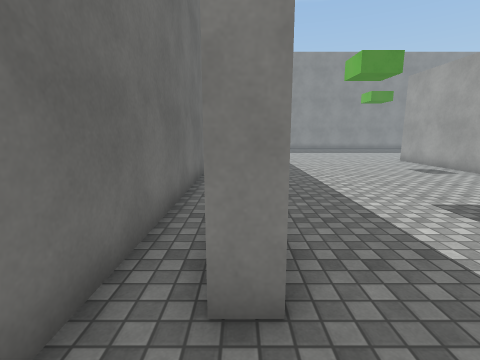
[1] (above)

23 first-person views from a walk through a scene from a Unity 3-D project. The camera is 1.5 m above the floor, tilts 10° down and sees 85° across. The floor is counted in squares, 1 m on a side. Each view is taken from the middle of a square. On the plan, view 1 faces up. The plan holds only what a view shows up to about 14 squares ahead; the rest is blank. The place goes on beyond the plan. The player is left out. Surface patterns are stand-ins for the level's own textures.

[2]
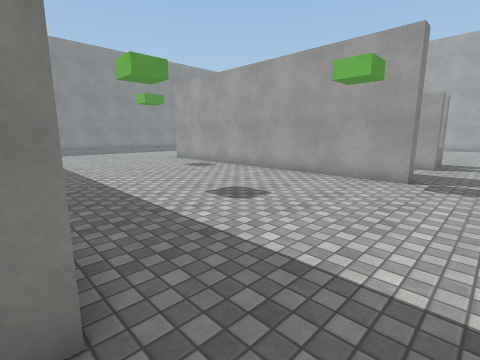

[3]
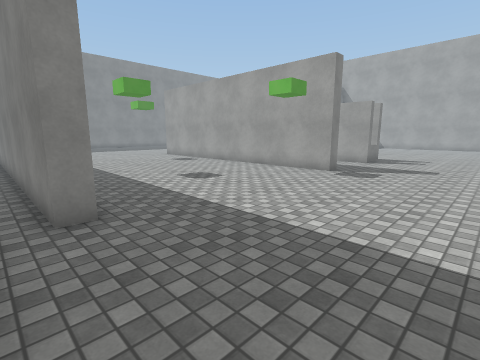

[4]
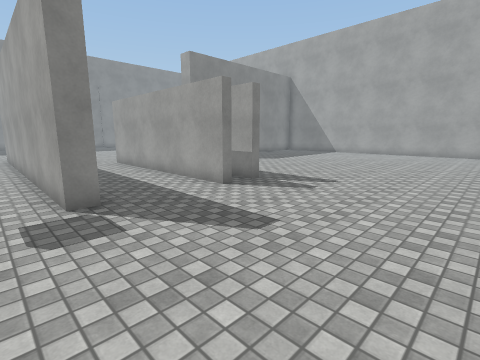

[5]
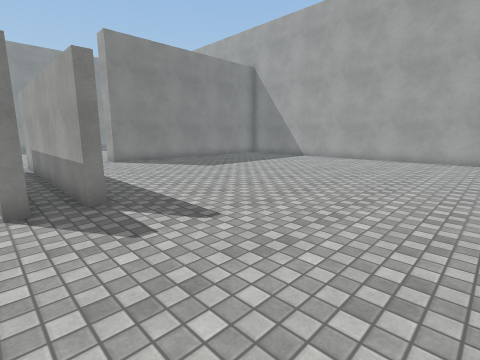

[6]
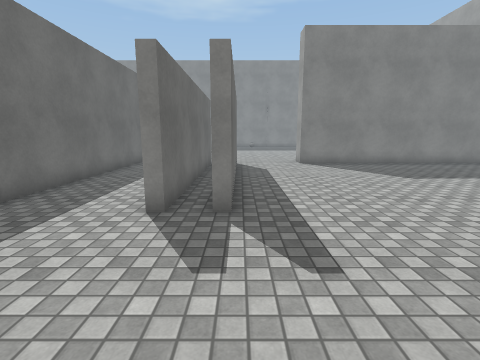

[7]
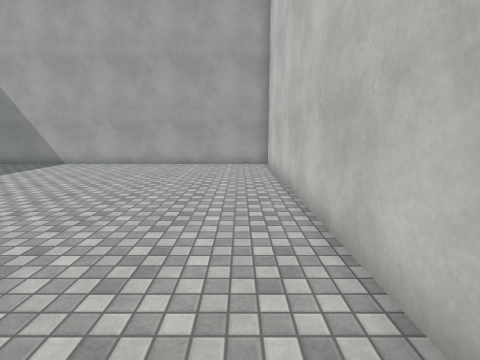

[8]
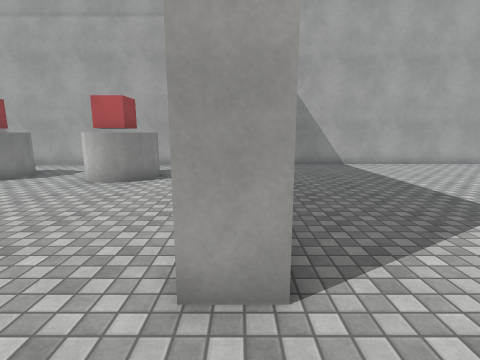

[9]
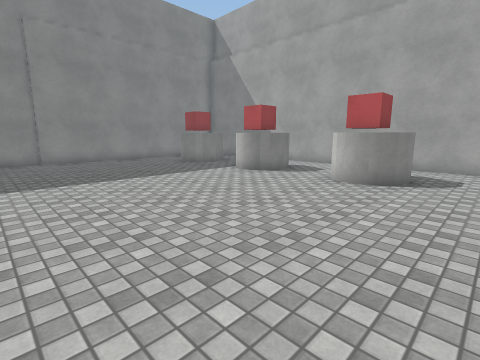

[10]
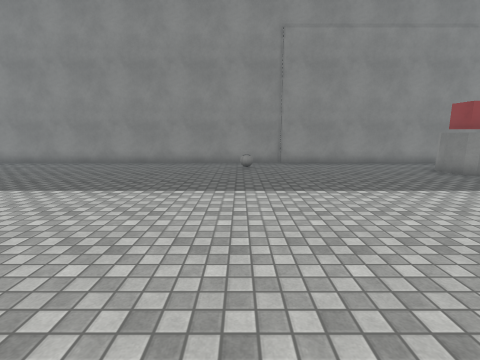

[11]
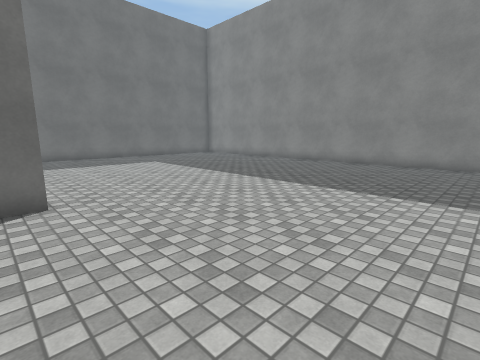

[12]
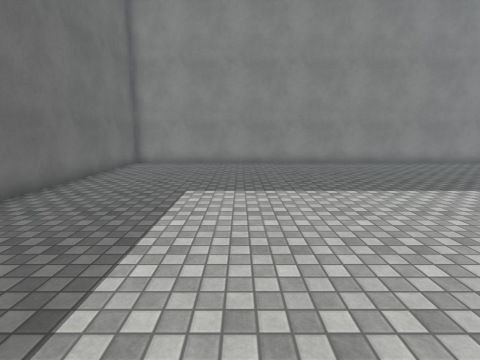

[13]
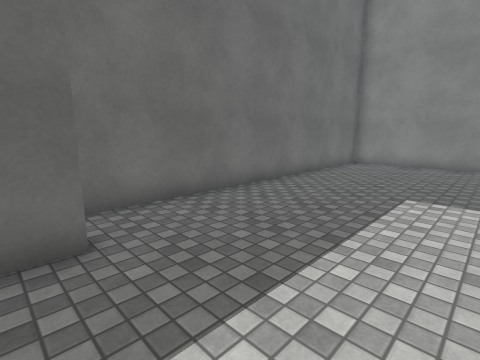

[14]
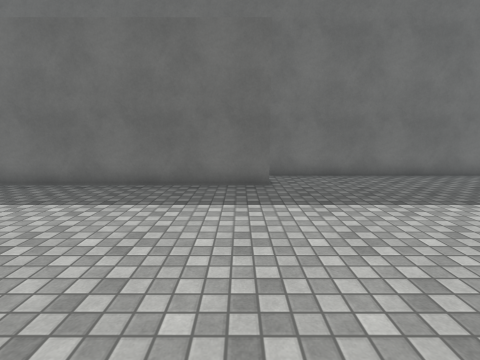

[15]
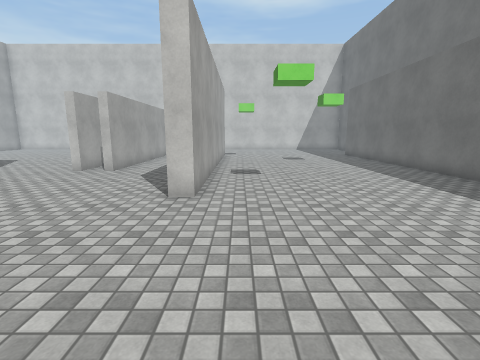

[16]
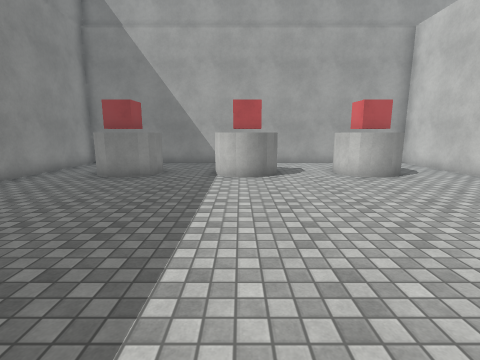

[17]
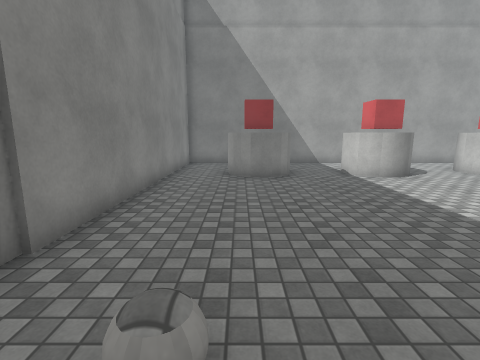

[18]
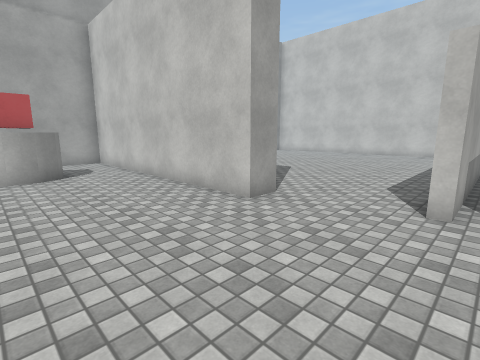

[19]
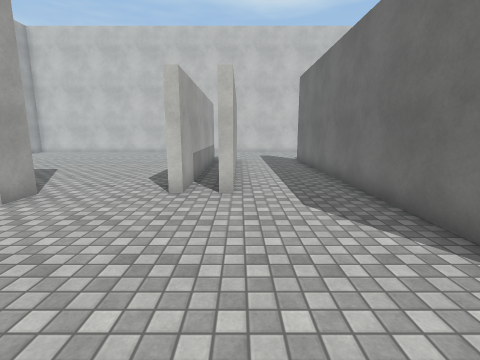

[20]
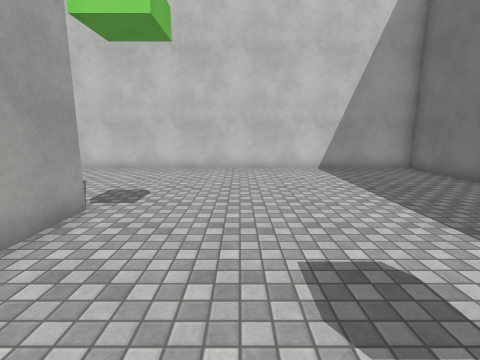

[21]
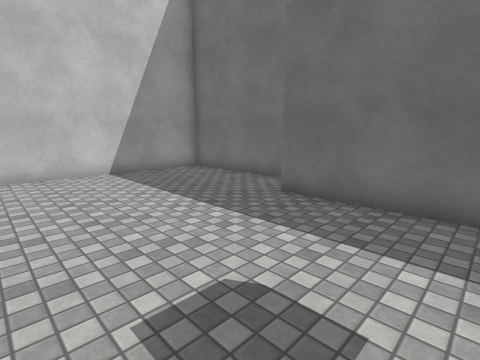

[22]
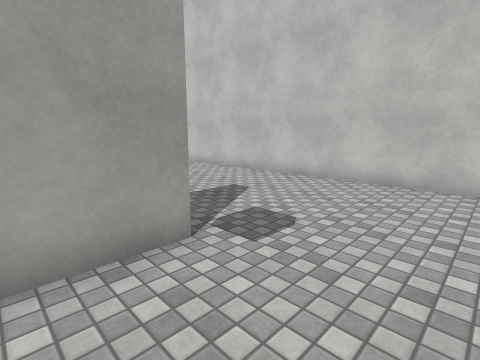

[23]
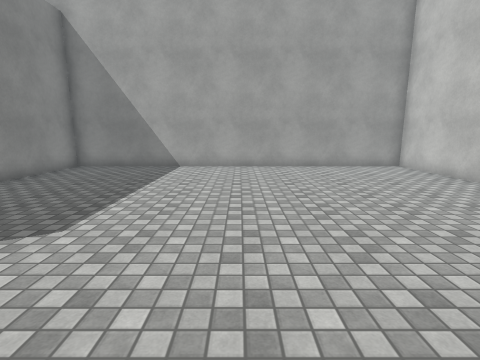

### Floor plan
Points are (right, up) in squares from view 1. A wall is a line through its corners. A room is listed if a view was taken in it or the views show most of it. See-through windows are left out.
Room 1 (views 1, 2, 3, 4, 5, 6, 7, 8, 9, 10, 11, 12, 13, 14, 15, 16, 17, 18, 19, 20, 21, 22, 23)
walls: (13.5, 10.4) (13.5, 1.9) (13.2, 1.9) (13.2, 10.4) (13.5, 10.4); (14.8, 6) (14.8, 2.2); (14.9, 1.9) (14.5, 1.9) (14.5, 10.4) (14.9, 10.4); (9.8, 1.9) (9.1, 1.9) (9.1, 14.9) (9.7, 14.9) (9.7, 2.5); (0.4, 14.9) (0.4, 1.9) (-0.3, 1.9) (-0.3, 13); (-1.4, 10.1) (-1.4, -4.4) (29.1, -4.4) (29.1, 10.6) (18.1, 10.6) (18.1, 11.6) (28.6, 11.6) (28.6, 27.8) (-1.4, 27.8) (-1.4, 15)
objects: ball (16, 25) to (16, 26); red cube (24, 15) to (25, 16); cylinder (24, 16); cylinder (24, 19); red cube (24, 19) to (25, 20); red cube (24, 24) to (25, 25); cylinder (24, 25); cylinder (25, 14); cylinder (25, 21) to (26, 21); cylinder (25, 23); cylinder (26, 16); cylinder (26, 19)

Where each view was taken, in squares from view 1:
view 1: 0 up, 0 right, facing up
view 2: 0 up, 0 right, facing up-right
view 3: 3 down, 1 left, facing up-right
view 4: 4 down, 8 right, facing up-right
view 5: 4 down, 13 right, facing up-right
view 6: 3 down, 15 right, facing up
view 7: 3 down, 16 right, facing right
view 8: 11 up, 16 right, facing right
view 9: 12 up, 16 right, facing up-right
view 10: 14 up, 16 right, facing up
view 11: 14 up, 16 right, facing up-left
view 12: 14 up, 4 right, facing up
view 13: 14 up, 4 right, facing up-left
view 14: 14 up, 8 right, facing left
view 15: 21 up, 8 right, facing down
view 16: 20 up, 15 right, facing right
view 17: 25 up, 15 right, facing right
view 18: 16 up, 14 right, facing down-right
view 19: 17 up, 13 right, facing down
view 20: 7 up, 6 right, facing down
view 21: 6 up, 6 right, facing down-left
view 22: 4 up, 6 right, facing down-right
view 23: 3 up, 17 right, facing right
